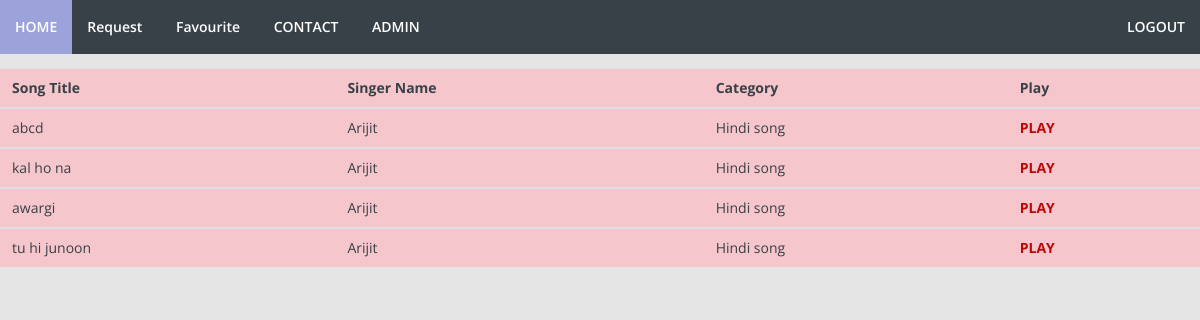
/favourite/ (signed in), run on the app's committed database.
### music_app/models.py (models this page shows, shortened)
class song(models.Model):
    song_album = models.ForeignKey(album,related_name="song_album",on_delete=models.PROTECT)
    is_visible = models.BooleanField(default=False)#if is_visible == False then show as requested song. If admin accepts is_visible= True, and not a part of requested from last condition.If deleted then no question of song object
    song_name = models.CharField(max_length=150,null=True,blank=False)
    song_file = models.FileField(null=True)
    dedicated_by = models.CharField(max_length=40,null=True,blank=False)
    dedicated_for = models.CharField(max_length=40,null=True,blank=False)
    date_added= models.DateTimeField(auto_now_add=True)

class album(models.Model):
    category = models.ForeignKey(albumCategory,related_name="category_album",on_delete=models.CASCADE)
    name = models.CharField(max_length=150,null=True,blank=False)
    picture = models.FileField(null=True)
    genre = models.CharField(max_length=150,null=True,blank=False)
    album_added = models.DateTimeField(auto_now_add=True)
    age = models.IntegerField()

class albumCategory(models.Model):
    category_name = models.CharField(max_length = 200,null=True,blank=False)
    category_image= models.FileField(null=True)

### music_app/views.py (the view)
# urls.py: path('favourite/',views.favsong,name="favsong"),
@login_required
def favsong(request):
    extend_user_object = extendedUser.objects.get(belongs_to= request.user)
    return render(request,'favsong.html',{'extend_user_object':extend_user_object})

### templates/favsong.html (shortened to what this page needs)
{% extends 'base.html' %}
{% block body %}
  <br>
<table class="table table-danger table-hover">
    <thead >
        <tr>
        <th>Song Title</th>
        <th>Singer Name</th>
        <th>Category</th>
        <th>Play</th>
        </tr>
    </thead>
{% for song in extend_user_object.songs_list.all %}
    <tbody>
      <tr>
        <td>{{ song.song_name }}</td>
        <td>{{ song.song_album.name }}</td>
        <td>{{song.song_album.category.category_name}}</td>
        <td>{% if song.song_file %}
            <a href="{{song.song_file.url}}" target="_blank"><strong>PLAY</strong></a>
            {% endif %}</td>
      </tr>
{% endfor %}
</tbody>
</table>
{% endblock %}

### static/base1.css (style rules this page uses)
*,html,body,div,dl,dt,dd,ul,ol,li,h1,h2,h3,h4,h5,h6,pre,form,label,fieldset,input,p,blockquote,th,td { margin: 0; padding: 0; }
body { background-image: url("https://www.google.com/url?sa=i&url=https%3A%2F%2Fwallpapercave.com%2Fmusic-wallpaper-1920x1080&psig=AOvVaw3PK4xjO1DkNiqyHt0BKKnD&ust=1591972432180000&source=images&cd=vfe&ved=0CAIQjRxqFwoTCPDE3cv9-ekCFQAAAAAdAAAAABAD"); background-color: #cccccc; }
* { -webkit-box-sizing: border-box; -moz-box-sizing: border-box; box-sizing: border-box; }
html { -webkit-font-smoothing: antialiased; }
a { color: #BA0707; text-decoration: none; }
body { background: #e5e5e5; color: #374147; font: 14px "Open Sans",Helvetica,Arial,sans-serif; -webkit-font-smoothing: antialiased; line-height: 1; width: 100%; }

### templates/base.html (style rules this page uses)
body { background-image: src; }

### data on the page
song: song_name "abcd", song_album.name "Arijit", song_album.category.category_name "Hindi song"
song: song_name "kal ho na", song_album.name "Arijit", song_album.category.category_name "Hindi song"
song: song_name "awargi", song_album.name "Arijit", song_album.category.category_name "Hindi song"
song: song_name "tu hi junoon", song_album.name "Arijit", song_album.category.category_name "Hindi song"
